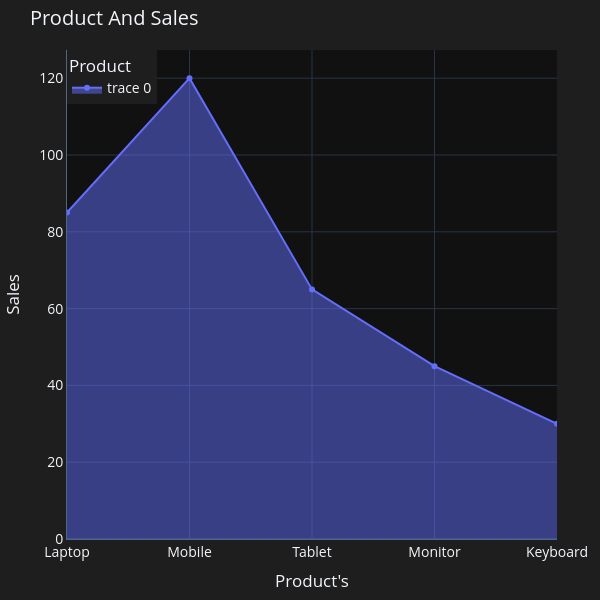

The cell this chart's notebook holds for it:
### Code cell
df1 = pd.DataFrame({
    "Product": ["Laptop", "Mobile", "Tablet", "Monitor", "Keyboard"],
    "Sales": [85, 120, 65, 45, 30]
})

fig = go.Figure()

fig.add_trace(
    go.Scatter(
        x=df1["Product"],
        y=df1["Sales"],
        fill="tozeroy"
    )
)

fig.update_layout(
    title="Product And Sales",
    width=600,
    height=600,
    xaxis_title="Product's",
    yaxis_title="Sales",
    margin=dict(l=40,r=40,t=50,b=40),

    template="plotly_dark",
    font=dict(
        size=14
        
    ),
    
    plot_bgcolor="#111111",
    paper_bgcolor="#1E1E1E",
    hovermode="x unified",

    showlegend=True,
    legend_title_text="Product",

    legend=dict(
        x=0,
        y=1
    ),
    xaxis=dict(
        showgrid=True,
        showline=True
    ),

    yaxis=dict(
        showgrid=True,
        showline=True
    )

    
)

fig.show()

### Figure 1 — Plotly figure (JSON) as saved in the notebook; plotly's stock layout.template omitted (floating-point values rounded to 4 significant figures)
{"data": [{"fill": "tozeroy", "type": "scatter", "x": ["Laptop", "Mobile", "Tablet", "Monitor", "Keyboard"], "y": [85, 120, 65, 45, 30]}], "layout": {"font": {"size": 14}, "height": 600, "hovermode": "x unified", "legend": {"title": {"text": "Product"}, "x": 0, "y": 1}, "margin": {"b": 40, "l": 40, "r": 40, "t": 50}, "paper_bgcolor": "#1E1E1E", "plot_bgcolor": "#111111", "showlegend": true, "title": {"text": "Product And Sales"}, "width": 600, "xaxis": {"showgrid": true, "showline": true, "title": {"text": "Product's"}}, "yaxis": {"showgrid": true, "showline": true, "title": {"text": "Sales"}}}}
